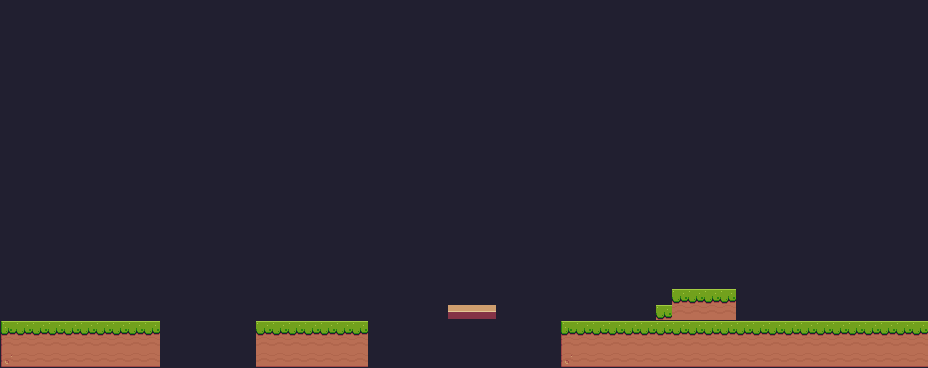

A 2D game scene composited from a Tiled map and its tileset images. What follows is a short description and the map's XML, with every tile layer's data as written:
An orthogonal 58x23 tile map with 16x16 px tiles, 1 tile layer (background) and 22 objects (13x Fruit, Player, Checkpoint).

<map version="1.10" tiledversion="1.10.2" orientation="orthogonal" renderorder="right-down" width="58" height="23" tilewidth="16" tileheight="16" infinite="0" nextlayerid="4" nextobjectid="27">
 <tileset firstgid="1" source="Pixel adventure.tsx" />
 <layer id="1" name="background" width="58" height="23">
  <data encoding="csv">
24,24,24,24,24,24,24,24,24,24,24,24,24,24,24,24,24,24,24,24,24,24,24,24,24,24,24,24,24,24,24,24,24,24,24,24,24,24,24,24,24,24,24,24,24,24,24,24,24,24,24,24,24,24,24,24,24,24,
24,24,24,24,24,24,24,24,24,24,24,24,24,24,24,24,24,24,24,24,24,24,24,24,24,24,24,24,24,24,24,24,24,24,24,24,24,24,24,24,24,24,24,24,24,24,24,24,24,24,24,24,24,24,24,24,24,24,
24,24,24,24,24,24,24,24,24,24,24,24,24,24,24,24,24,24,24,24,24,24,24,24,24,24,24,24,24,24,24,24,24,24,24,24,24,24,24,24,24,24,24,24,24,24,24,24,24,24,24,24,24,24,24,24,24,24,
24,24,24,24,24,24,24,24,24,24,24,24,24,24,24,24,24,24,24,24,24,24,24,24,24,24,24,24,24,24,24,24,24,24,24,24,24,24,24,24,24,24,24,24,24,24,24,24,24,24,24,24,24,24,24,24,24,24,
24,24,24,24,24,24,24,24,24,24,24,24,24,24,24,24,24,24,24,24,24,24,24,24,24,24,24,24,24,24,24,24,24,24,24,24,24,24,24,24,24,24,24,24,24,24,24,24,24,24,24,24,24,24,24,24,24,24,
24,24,24,24,24,24,24,24,24,24,24,24,24,24,24,24,24,24,24,24,24,24,24,24,24,24,24,24,24,24,24,24,24,24,24,24,24,24,24,24,24,24,24,24,24,24,24,24,24,24,24,24,24,24,24,24,24,24,
24,24,24,24,24,24,24,24,24,24,24,24,24,24,24,24,24,24,24,24,24,24,24,24,24,24,24,24,24,24,24,24,24,24,24,24,24,24,24,24,24,24,24,24,24,24,24,24,24,24,24,24,24,24,24,24,24,24,
24,24,24,24,24,24,24,24,24,24,24,24,24,24,24,24,24,24,24,24,24,24,24,24,24,24,24,24,24,24,24,24,24,24,24,24,24,24,24,24,24,24,24,24,24,24,24,24,24,24,24,24,24,24,24,24,24,24,
24,24,24,24,24,24,24,24,24,24,24,24,24,24,24,24,24,24,24,24,24,24,24,24,24,24,24,24,24,24,24,24,24,24,24,24,24,24,24,24,24,24,24,24,24,24,24,24,24,24,24,24,24,24,24,24,24,24,
24,24,24,24,24,24,24,24,24,24,24,24,24,24,24,24,24,24,24,24,24,24,24,24,24,24,24,24,24,24,24,24,24,24,24,24,24,24,24,24,24,24,24,24,24,24,24,24,24,24,24,24,24,24,24,24,24,24,
24,24,24,24,24,24,24,24,24,24,24,24,24,24,24,24,24,24,24,24,24,24,24,24,24,24,24,24,24,24,24,24,24,24,24,24,24,24,24,24,24,24,24,24,24,24,24,24,24,24,24,24,24,24,24,24,24,24,
24,24,24,24,24,24,24,24,24,24,24,24,24,24,24,24,24,24,24,24,24,24,24,24,24,24,24,24,24,24,24,24,24,24,24,24,24,24,24,24,24,24,24,24,24,24,24,24,24,24,24,24,24,24,24,24,24,24,
24,24,24,24,24,24,24,24,24,24,24,24,24,24,24,24,24,24,24,24,24,24,24,24,24,24,24,24,24,24,24,24,24,24,24,24,24,24,24,24,24,24,24,24,24,24,24,24,24,24,24,24,24,24,24,24,24,24,
24,24,24,24,24,24,24,24,24,24,24,24,24,24,24,24,24,24,24,24,24,24,24,24,24,24,24,24,24,24,24,24,24,24,24,24,24,24,24,24,24,24,24,24,24,24,24,24,24,24,24,24,24,24,24,24,24,24,
24,24,24,24,24,24,24,24,24,24,24,24,24,24,24,24,24,24,24,24,24,24,24,24,24,24,24,24,24,24,24,24,24,24,24,24,24,24,24,24,24,24,24,24,24,24,24,24,24,24,24,24,24,24,24,24,24,24,
24,24,24,24,24,24,24,24,24,24,24,24,24,24,24,24,24,24,24,24,24,24,24,24,24,24,24,24,24,24,24,24,24,24,24,24,24,24,24,24,24,24,24,24,24,24,24,24,24,24,24,24,24,24,24,24,24,24,
24,24,24,24,24,24,24,24,24,24,24,24,24,24,24,24,24,24,24,24,24,24,24,24,24,24,24,24,24,24,24,24,24,24,24,24,24,24,24,24,24,24,24,24,24,24,24,24,24,24,24,24,24,24,24,24,24,24,
24,24,24,24,24,24,24,24,24,24,24,24,24,24,24,24,24,24,24,24,24,24,24,24,24,24,24,24,24,24,24,24,24,24,24,24,24,24,24,24,24,24,24,24,24,24,24,24,24,24,24,24,24,24,24,24,24,24,
24,24,24,24,24,24,24,24,24,24,24,24,24,24,24,24,24,24,24,24,24,24,24,24,24,24,24,24,24,24,24,24,24,24,24,24,24,24,24,24,24,24,8,8,8,8,24,24,24,24,24,24,24,24,24,24,24,24,
24,24,24,24,24,24,24,24,24,24,24,24,24,24,24,24,24,24,24,24,24,24,24,24,24,24,24,24,14,14,14,24,24,24,24,24,24,24,24,24,24,8,30,30,30,30,24,24,24,24,24,24,24,24,24,24,24,24,
7,8,8,8,8,8,8,8,8,8,24,24,24,24,24,24,8,8,8,8,8,8,8,24,24,24,24,24,24,24,24,24,24,24,24,7,8,8,8,8,8,8,8,8,8,8,8,8,8,8,8,8,8,8,8,8,8,8,
29,30,30,30,30,30,30,30,30,30,24,24,24,24,24,24,30,30,30,30,30,30,30,24,24,24,24,24,24,24,24,24,24,24,24,29,30,30,30,30,30,30,30,30,30,30,30,30,30,30,30,30,30,30,30,30,30,30,
51,52,52,52,52,52,52,52,52,52,24,24,24,24,24,24,52,52,52,52,52,52,52,24,24,24,24,24,24,24,24,24,24,24,24,51,52,52,52,52,52,52,52,52,52,52,52,52,52,52,52,52,52,52,52,52,52,52
</data>
 </layer>
 <objectgroup id="2" name="Spawnpoints">
  <object id="1" name="Apple" type="Fruit" x="453.528" y="254.992" width="32" height="32" />
  <object id="3" name="Apple" type="Fruit" x="112.597" y="274.167" width="32" height="32" />
  <object id="4" name="Apple" type="Fruit" x="191.734" y="251.91" width="32" height="32" />
  <object id="5" name="Apple" type="Fruit" x="270.046" y="269.221" width="32" height="32" />
  <object id="6" name="Apple" type="Fruit" x="323.628" y="279.938" width="32" height="32" />
  <object id="7" name="Apple" type="Fruit" x="585.768" y="273.343" width="32" height="32" />
  <object id="8" name="Apple" type="Fruit" x="762.176" y="265.924" width="32" height="32" />
  <object id="9" name="Player" type="Player" x="19" y="264" width="32" height="32" />
  <object id="10" type="Checkpoint" x="843" y="255" width="64" height="64" />
  <object id="21" name="Kiwi" type="Fruit" x="69.3333" y="269.333" width="32" height="32" />
  <object id="22" name="Kiwi" type="Fruit" x="233.333" y="253.333" width="32" height="32" />
  <object id="23" name="Kiwi" type="Fruit" x="408" y="249.333" width="32" height="32" />
  <object id="24" name="Kiwi" type="Fruit" x="496" y="250.667" width="32" height="32" />
  <object id="25" name="Kiwi" type="Fruit" x="637.333" y="246.667" width="32" height="32" />
  <object id="26" name="Kiwi" type="Fruit" x="710.667" y="234.667" width="32" height="32" />
 </objectgroup>
 <objectgroup id="3" name="Collision">
  <object id="11" x="1.5" y="320" width="159" height="47" />
  <object id="12" x="255" y="321" width="113.5" height="45.5" />
  <object id="13" x="560.5" y="320.5" width="367" height="48" />
  <object id="14" x="656" y="304.5" width="16.5" height="14.5" />
  <object id="15" x="673" y="288" width="63.5" height="32.5" />
  <object id="18" x="448.5" y="304.5" width="48.5" height="14" />
  <object id="19" x="400" y="529.333" width="1.33333" height="1.33333" />
 </objectgroup>
</map>
